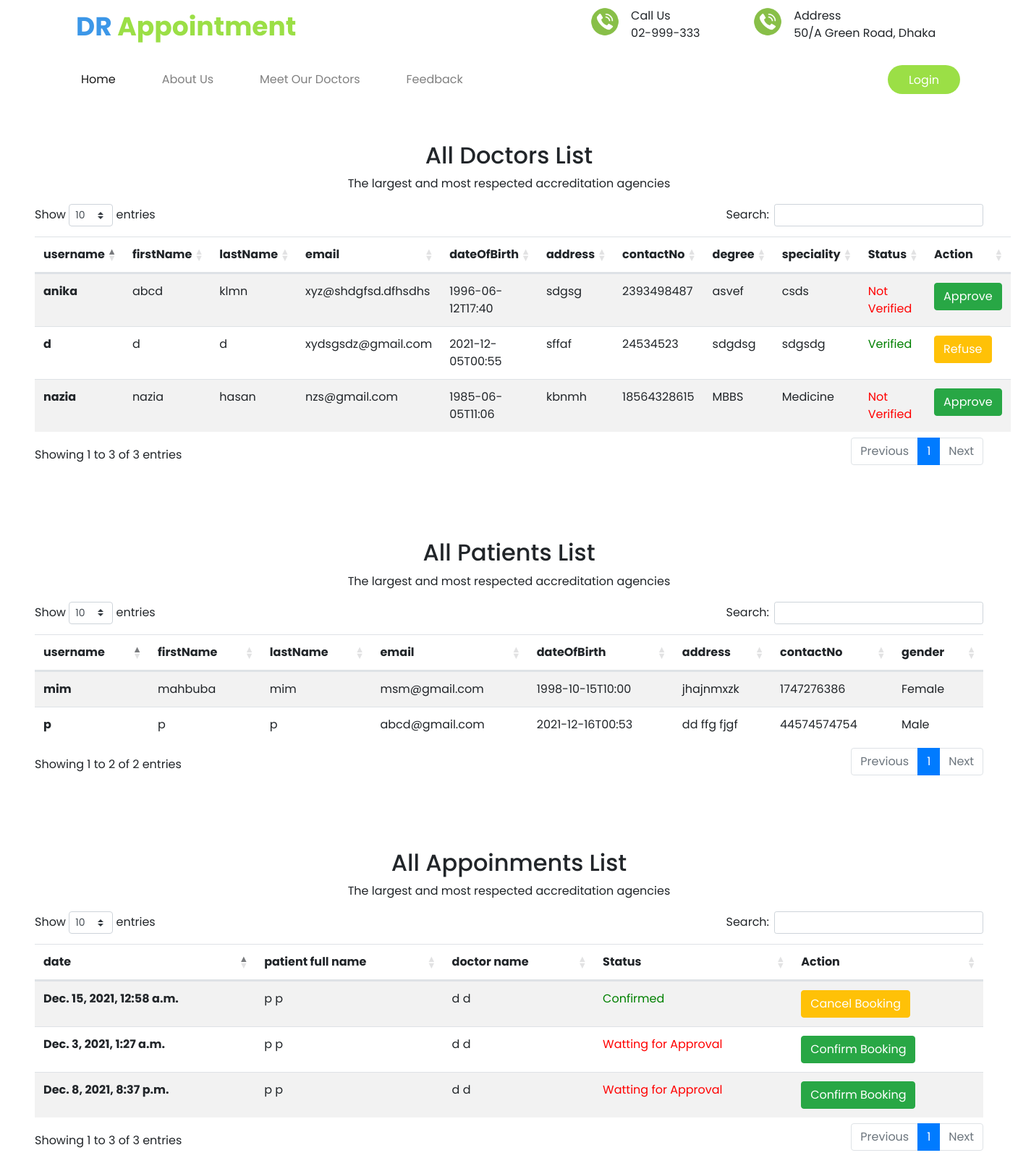
Screenshot of /adminPanel/ with the database file from the repository.
### app/models.py (models this page shows, shortened)
class Doctor(models.Model):
	user = models.OneToOneField(myCustomUser, null=True, blank=True, on_delete=models.CASCADE, related_name='doctor_releted_user')
	degree = models.CharField(max_length=200, blank=True, null=True)
	speciality = models.CharField(max_length=200, blank=True, null=True)
	isApproved = models.BooleanField(default=False)

class myCustomUser(AbstractUser):
	username = models.CharField(max_length=20, unique="True", blank=False)
	password = models.CharField(max_length=200)
	isPatient = models.BooleanField(default=False)
	isDoctor = models.BooleanField(default=False)
	firstName = models.CharField(max_length=200, blank=True, null=True)
	lastName = models.CharField(max_length=200, blank=True, null=True)
	email = models.EmailField(unique=True)
	dateOfBirth = models.CharField(max_length=200, blank=True, null=True)
	address = models.CharField(max_length=200, blank=True, null=True)
	contactNo = models.IntegerField(null=True, unique=True)

class Patient(models.Model):
	user = models.OneToOneField(myCustomUser, null=True, blank=True, on_delete=models.CASCADE, related_name='patient_releted_user')
	gender = models.CharField(max_length=200, blank=True, null=True)

class Appointment(models.Model):
	pname = models.ForeignKey(Patient, on_delete=models.CASCADE, related_name='patient_releted_appointment', null=True, blank=True)
	doctor = models.ForeignKey(Doctor, null=True, blank=True, on_delete=models.CASCADE, related_name='doctor_releted_appornment')
	date = models.DateTimeField(null=True, blank=True)
	isConfiremed = models.BooleanField(default=False)

### app/views.py (the view)
# urls.py: path('adminPanel/', adminPanel, name='adminPanel'),
def adminPanel(request):
    mydict={
        'doctors': Doctor.objects.all(),
        'patients' : Patient.objects.all(),
        'appoinments' : Appointment.objects.all(),
    }
    return render(request, 'adminPanel.html', mydict)

### templates/adminPanel.html (shortened to what this page needs)
<!DOCTYPE html>
{% extends 'base.html' %}
{% load static %}
{% block content %}
<div style="height:50px"></div>
{% if doctors %}
<div class="container-fluid mybg">
    <div class="col-xl-6 mx-auto m-0">
        <h2 class="text-center">All Doctors List</h2>
        <p class="subtitleBlue text-center">The largest and most respected accreditation agencies</p>
    </div>
</div>
<div class="container-fluid px-5">
    <table class="table table-striped table-hover" id="jsDataTableLib">
        <thead>
          <tr>
            <th scope="col">username</th>
            <th scope="col">firstName</th>
            <th scope="col">lastName</th>
            <th scope="col">email</th>
            <th scope="col">dateOfBirth</th>
            <th scope="col">address</th>
            <th scope="col">contactNo</th>
            <th scope="col">degree</th>
            <th scope="col">speciality</th>
            <th scope="col">Status</th>
            <th scope="col">Action</th>
          </tr>
        </thead>
        <tbody>
            {% for i in doctors %}
            <tr>
                <th scope="row">{{i.user.username}}</th>
                <td>{{i.user.firstName}}</td>
                <td>{{i.user.lastName}}</td>
                <td>{{i.user.email}}</td>
                <td>{{i.user.dateOfBirth}}</td>
                <td>{{i.user.address}}</td>
                <td>{{i.user.contactNo}}</td>
                <td>{{i.degree}}</td>
                <td>{{i.speciality}}</td>
                {% if i.isApproved %}
                <td style="color: green;">Verified</td>
                {% else %}
                <td style="color: Red;">Not Verified</td>
                {% endif %}
                {% if i.isApproved %}
                <td><a href="{% url 'app:doctorRefuse' pk=i.pk %}" class="btn btn-warning" style="color: white;">Refuse</a></td>
                {% else %}
                <td><a href="{% url 'app:doctorApprove' pk=i.pk %}" class="btn btn-success">Approve</a></td>
                {% endif %}
            </tr>
            {% endfor %}
        </tbody>
      </table>
</div>
{% else %}
<h3 class="text-center">No Doctor Found</h3>
{% endif %}
<div style="height:100px"></div>
{% if patients %}
<div class="container-fluid mybg">
    <div class="col-xl-6 mx-auto m-0">
        <h2 class="text-center">All Patients List</h2>
        <p class="subtitleBlue text-center">The largest and most respected accreditation agencies</p>
    </div>
</div>
<div class="container-fluid px-5">
    <table class="table table-striped table-hover" id="jsDataTableLib2">
        <thead>
          <tr>
            <th scope="col">username</th>
            <th scope="col">firstName</th>
            <th scope="col">lastName</th>
            <th scope="col">email</th>
            <th scope="col">dateOfBirth</th>
            <th scope="col">address</th>
            <th scope="col">contactNo</th>
            <th scope="col">gender</th>
          </tr>
        </thead>
        <tbody>
            {% for i in patients %}
            <tr>
                <th scope="row">{{i.user.username}}</th>
                <td>{{i.user.firstName}}</td>
                <td>{{i.user.lastName}}</td>
                <td>{{i.user.email}}</td>
                <td>{{i.user.dateOfBirth }}</td>
                <td>{{i.user.address}}</td>
                <td>{{i.user.contactNo}}</td>
                <td>{{i.gender}}</td>
            </tr>
            {% endfor %}
        </tbody>
      </table>
</div>
{% else %}
<h3 class="text-center">No Patient Found</h3>
{% endif %}
<div style="height:100px"></div>
{% if appoinments %}
<div class="container-fluid mybg">
    <div class="col-xl-6 mx-auto m-0">
        <h2 class="text-center">All Appoinments List</h2>
        <p class="subtitleBlue text-center">The largest and most respected accreditation agencies</p>
    </div>
</div>
<div class="container-fluid px-5">
    <table class="table table-striped table-hover" id="jsDataTableLib3">
        <thead>
          <tr>
            <th scope="col">date</th>
            <th scope="col">patient full name</th>
            <th scope="col">doctor name</th>
            <th scope="col">Status</th>
            <th scope="col">Action</th>
          </tr>
        </thead>
        <tbody>
            {% for i in appoinments %}
            <tr>
                <th scope="row">{{i.date}}</th>
                <td>{{i.pname.user.firstName}} {{i.pname.user.lastName}}</td>
                <td>{{i.doctor.user.firstName}} {{i.doctor.user.lastName}}</td>
                {% if i.isConfiremed %}
                <td style="color: green;">Confirmed</td>
                {% else %}
                <td style="color: red;">Watting for Approval</td>
                {% endif %}
                {% if i.isConfiremed %}
                <td><a href="{% url 'app:bookingRefuse' pk=i.pk %}" class="btn btn-warning" style="color: white;">Cancel Booking</a></td>
                {% else %}
                <td><a href="{% url 'app:bookingApprove' pk=i.pk %}" class="btn btn-success">Confirm Booking</a></td>
                {% endif %}
            </tr>
            {% endfor %}
        </tbody>
      </table>
</div>
{% else %}
<h3 class="text-center">No Appoinment Found</h3>
{% endif %}
<div style="height:200px"></div>
{% endblock %}

### templates/base.html (style rules this page uses)
body { font-family: 'Poppins', sans-serif; }

### rows the page displays
Doctor: user.username "d", user.firstName "d", user.lastName "d", user.email "xydsgsdz@gmail.com", user.dateOfBirth "2021-12-05T00:55", user.address "sffaf", user.contactNo "24534523", degree "sdgdsg", speciality "sdgsdg", isApproved "Verified"
Doctor: user.username "nazia", user.firstName "nazia", user.lastName "hasan", user.email "nzs@gmail.com", user.dateOfBirth "1985-06-05T11:06", user.address "kbnmh", user.contactNo "18564328615", degree "MBBS", speciality "Medicine", isApproved "Not Verified"
Doctor: user.username "anika", user.firstName "abcd", user.lastName "klmn", user.email "xyz@shdgfsd.dfhsdhs", user.dateOfBirth "1996-06-12T17:40", user.address "sdgsg", user.contactNo "2393498487", degree "asvef", speciality "csds", isApproved "Not Verified"
Patient: user.username "p", user.firstName "p", user.lastName "p", user.email "abcd@gmail.com", user.dateOfBirth "2021-12-16T00:53", user.address "dd ffg fjgf", user.contactNo "44574574754", gender "Male"
Patient: user.username "mim", user.firstName "mahbuba", user.lastName "mim", user.email "msm@gmail.com", user.dateOfBirth "1998-10-15T10:00", user.address "jhajnmxzk", user.contactNo "1747276386", gender "Female"
Appointment: date "Dec. 15, 2021, 12:58 a.m.", pname.user.firstName "p", pname.user.lastName "p", doctor.user.firstName "d", doctor.user.lastName "d", isConfiremed "Confirmed"
Appointment: date "Dec. 3, 2021, 1:27 a.m.", pname.user.firstName "p", pname.user.lastName "p", doctor.user.firstName "d", doctor.user.lastName "d", isConfiremed "Watting for Approval"
Appointment: date "Dec. 8, 2021, 8:37 p.m.", pname.user.firstName "p", pname.user.lastName "p", doctor.user.firstName "d", doctor.user.lastName "d", isConfiremed "Watting for Approval"
